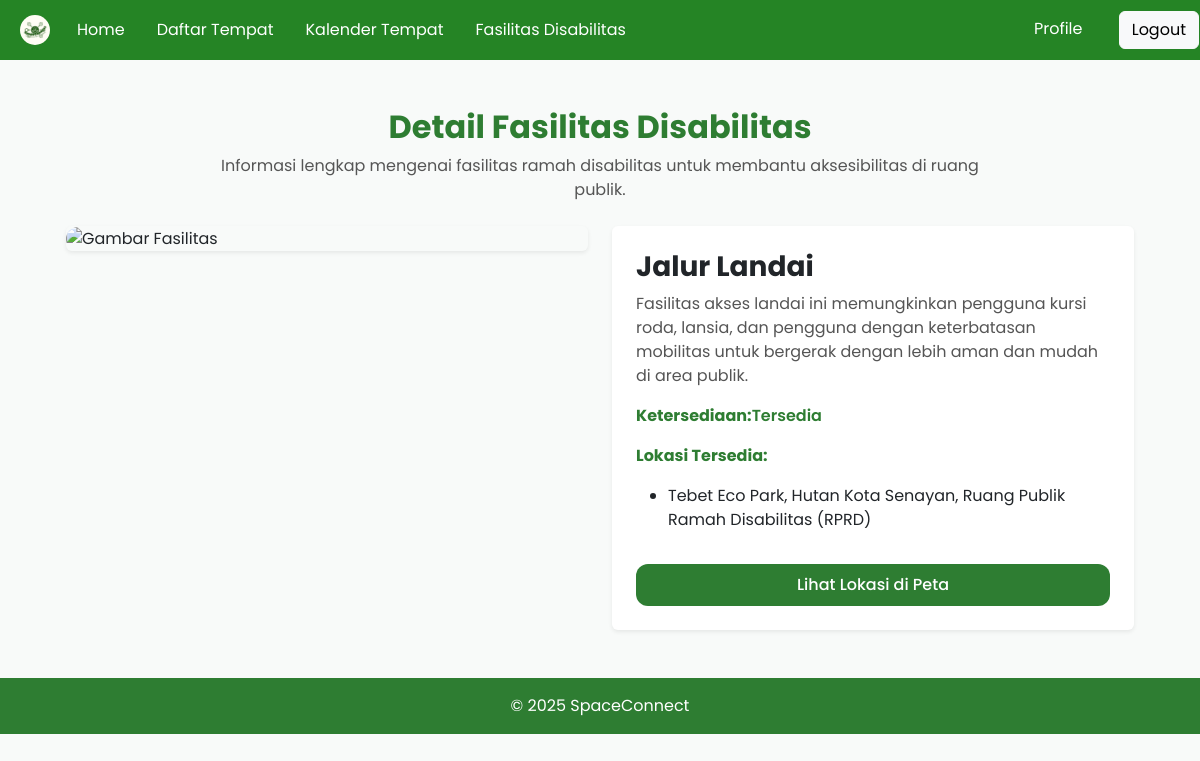
Page /usr-detail-fasilitas-disabilitas.php?id=1 (signed in) on the committed database.
### tables this page shows
CREATE TABLE `fasilitasdifabel` (
  `id` int(50) NOT NULL,
  `namaFasilitas` text NOT NULL,
  `lokasiFasilitas` text NOT NULL,
  `deskripsiFasilitas` text NOT NULL,
  `foto` mediumblob NOT NULL
);

### usr-detail-fasilitas-disabilitas.php (the view, shortened to what this page needs)
<?php
    require 'php/koneksi.php';
    if (isset($_GET['id'])) {
        $id = intval($_GET['id']);
        $query = "SELECT * FROM fasilitasdifabel WHERE id = $id";
        $result = mysqli_query($conn, $query);
        if ($result && mysqli_num_rows($result) > 0) {
            $row = mysqli_fetch_assoc($result);
        } else {
            echo "Data tidak ditemukan.";
            exit;
        }
    } else {
        echo "ID tidak dikirim.";
        exit;
    }
?>
<!DOCTYPE html>
<html lang="id">
<head>
    <link rel="stylesheet" href="https://cdn.jsdelivr.net/npm/bootstrap@5.3.8/dist/css/bootstrap.min.css">
    <link rel="stylesheet" href="css/usr-detail-fasilitas-disabilitas.css">
    <link rel="stylesheet" href="navbar.css">
</head>
<body>
    <?php include 'components/navbar.php'; ?>
    <section class="central-container mt-5 text-center">
        <h2 class="fw-bold title-green">Detail Fasilitas Disabilitas</h2>
        <p class="intro-text mt-2">
            Informasi lengkap mengenai fasilitas ramah disabilitas untuk membantu aksesibilitas di ruang publik.
        </p>
    </section>
    <?php if ($row): ?>
    <section class="central-container mt-4 mb-5">
        <div class="row g-4 align-items-start">
            <div class="col-lg-6">
                <div class="img-card shadow-sm rounded">
                    <img src="php/show-img-difabel.php?id=<?php echo $row['id']; ?>" alt="Gambar Fasilitas">
                </div>
            </div>
            <div class="col-lg-6">
                    <div class="detail-card shadow-sm rounded p-4">
                        <h3 class="fw-bold">
                            <?php echo htmlspecialchars($row['namaFasilitas']); ?>
                        </h3>
                        <p class="desc">
                            <?php echo htmlspecialchars($row['deskripsiFasilitas']); ?>
                        </p>
                        <div class="detail-info mt-3">
                            <p><strong class="label">Ketersediaan:</strong><span class="status-available">Tersedia</span>
                            </p>
                            <p><strong class="label">Lokasi Tersedia:</strong></p>
                            <ul>
                                <li>
                                    <?php echo htmlspecialchars($row['lokasiFasilitas']); ?>
                                </li>
                            </ul>
                        </div>
                        <a href="usr-peta-lokasi.html" class="btn btn-green w-100 mt-3 py-2">Lihat Lokasi di Peta</a>
                    </div>
            </div>
        </div>
    </section>
    <?php else: ?>
    <p>Data fasilitas tidak ditemukan.</p>
    <?php endif; ?>
    <footer class="footer-green mt-5">
        <p class="text-center text-white py-3 m-0">© 2025 SpaceConnect</p>
    </footer>
</body>
</html>

### css/usr-detail-fasilitas-disabilitas.css (style rules this page uses)
body { background: #f8faf9; font-family: "Poppins", sans-serif; }
.central-container { max-width: 1100px; margin: auto; padding: 0 16px; }
.title-green { color: #2e7d32; }
.intro-text { max-width: 800px; margin: auto; color: #555; }
.img-card img { width: 100%; height: 360px; object-fit: cover; border-radius: 18px; }
.detail-card { background: white; border-radius: 18px; }
.detail-card .label { color: #2e7d32; }
.desc { color: #555; }
.status-available { color: #2e7d32; font-weight: 600; }
.btn-green { background-color: #2e7d32; color: white; font-weight: 500; border-radius: 12px; }
.footer-green { background-color: #2e7d32; }

### rows in the picture
fasilitasdifabel: namaFasilitas "Jalur Landai", deskripsiFasilitas "Fasilitas akses landai ini memungkinkan pengguna kursi roda, lansia, dan pengguna dengan keterbatasan mobilitas untuk bergerak dengan lebih aman dan mudah di area publik.", lokasiFasilitas "Tebet Eco Park, Hutan Kota Senayan, Ruang Publik Ramah Disabilitas (RPRD)"
